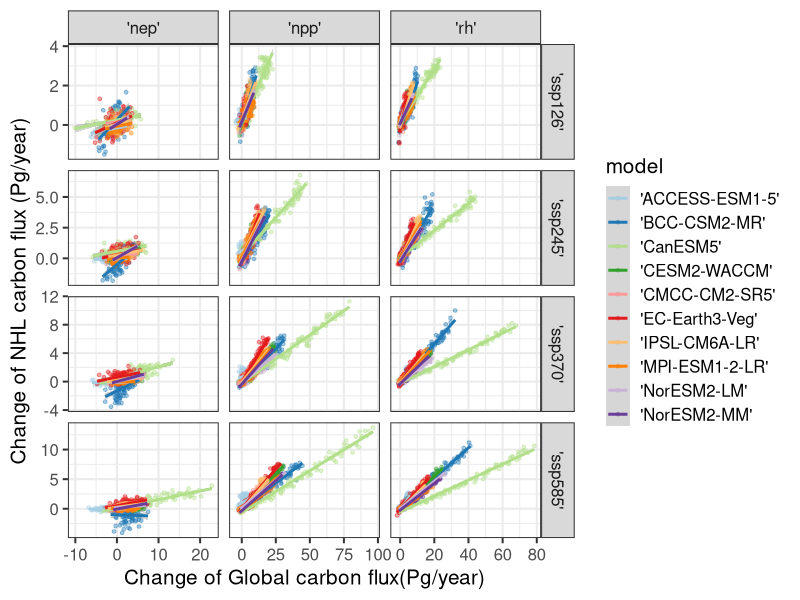

Recreate this plot in R.
library(ggplot2)
library(ggpubr)
library(RColorBrewer)
library("ggsci")
dat <- read.csv('global_north.csv')
colnames(dat)[1] <- 'model'
colnames(dat)[2] <- 'scenario'
colnames(dat)[3] <- 'variable'



ggplot(dat, aes(x=glb, y=nor, color=model)) +
  geom_point(alpha=0.4, size=1) +
  #scale_color_jco()+
  geom_smooth(aes(x=glb, y=nor, group=model), method='lm') +
  facet_grid(rows=vars(scenario),cols=vars(variable), scales = "free") +
  theme_bw(base_size = 15) +
  labs(x = 'Change of Global carbon flux(Pg/year)', y='Change of NHL carbon flux (Pg/year)') +
  scale_color_brewer(palette = "Paired")

